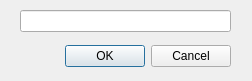
<?xml version="1.0" encoding="UTF-8"?>
<ui version="4.0">
 <class>Dialog_Rename</class>
 <widget class="QDialog" name="Dialog_Rename">
  <property name="geometry">
   <rect>
    <x>0</x>
    <y>0</y>
    <width>252</width>
    <height>81</height>
   </rect>
  </property>
  <property name="windowTitle">
   <string>Renomear arquivo</string>
  </property>
  <widget class="QDialogButtonBox" name="buttonBox">
   <property name="geometry">
    <rect>
     <x>60</x>
     <y>40</y>
     <width>171</width>
     <height>32</height>
    </rect>
   </property>
   <property name="orientation">
    <enum>Qt::Horizontal</enum>
   </property>
   <property name="standardButtons">
    <set>QDialogButtonBox::Cancel|QDialogButtonBox::Ok</set>
   </property>
  </widget>
  <widget class="QLineEdit" name="lineEdit">
   <property name="geometry">
    <rect>
     <x>20</x>
     <y>10</y>
     <width>211</width>
     <height>22</height>
    </rect>
   </property>
  </widget>
 </widget>
 <resources/>
 <connections>
  <connection>
   <sender>buttonBox</sender>
   <signal>accepted()</signal>
   <receiver>Dialog_Rename</receiver>
   <slot>accept()</slot>
   <hints>
    <hint type="sourcelabel">
     <x>248</x>
     <y>254</y>
    </hint>
    <hint type="destinationlabel">
     <x>157</x>
     <y>274</y>
    </hint>
   </hints>
  </connection>
  <connection>
   <sender>buttonBox</sender>
   <signal>rejected()</signal>
   <receiver>Dialog_Rename</receiver>
   <slot>reject()</slot>
   <hints>
    <hint type="sourcelabel">
     <x>316</x>
     <y>260</y>
    </hint>
    <hint type="destinationlabel">
     <x>286</x>
     <y>274</y>
    </hint>
   </hints>
  </connection>
 </connections>
</ui>
